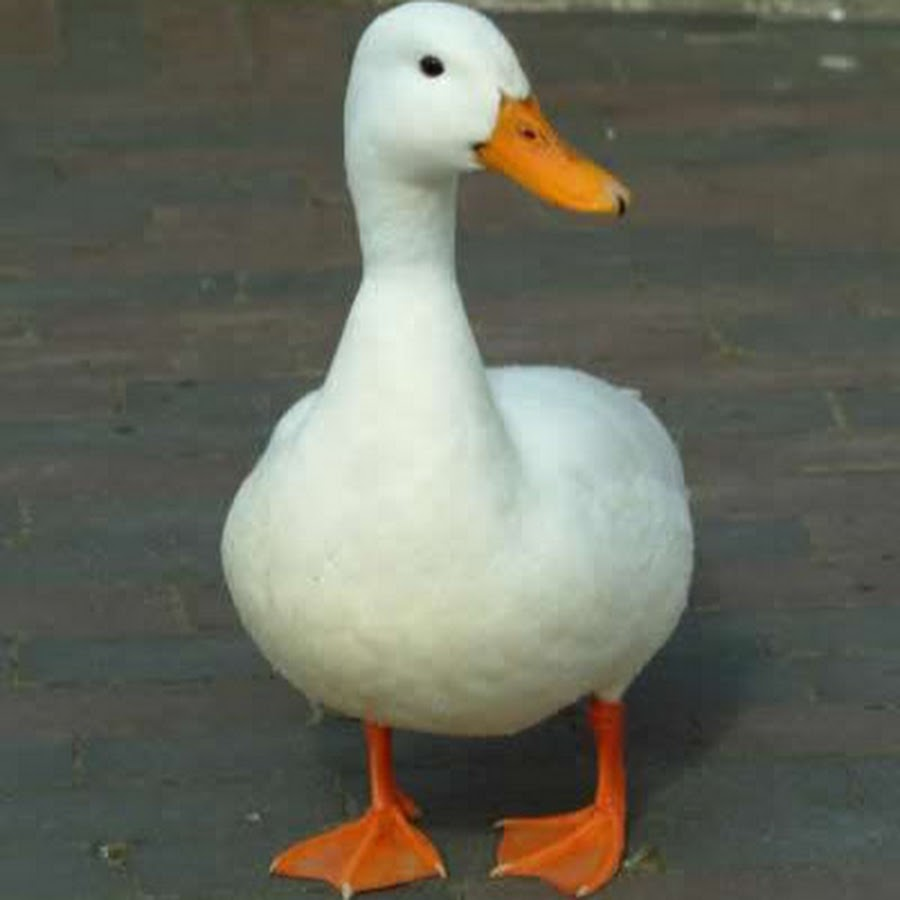
#> input picture lab 2/duck.jpg, 900 x 900 px
$ python negative.py
#> lines starting #> are read from the running program, lines starting #| are printed output that depends on the picture
import cv2

img = cv2.imread('duck.jpg')
#> img is the input picture: shape (900, 900, 3); mean B, G, R 93.6, 105.8, 104.6

gray = cv2.cvtColor(img, cv2.COLOR_BGR2GRAY)
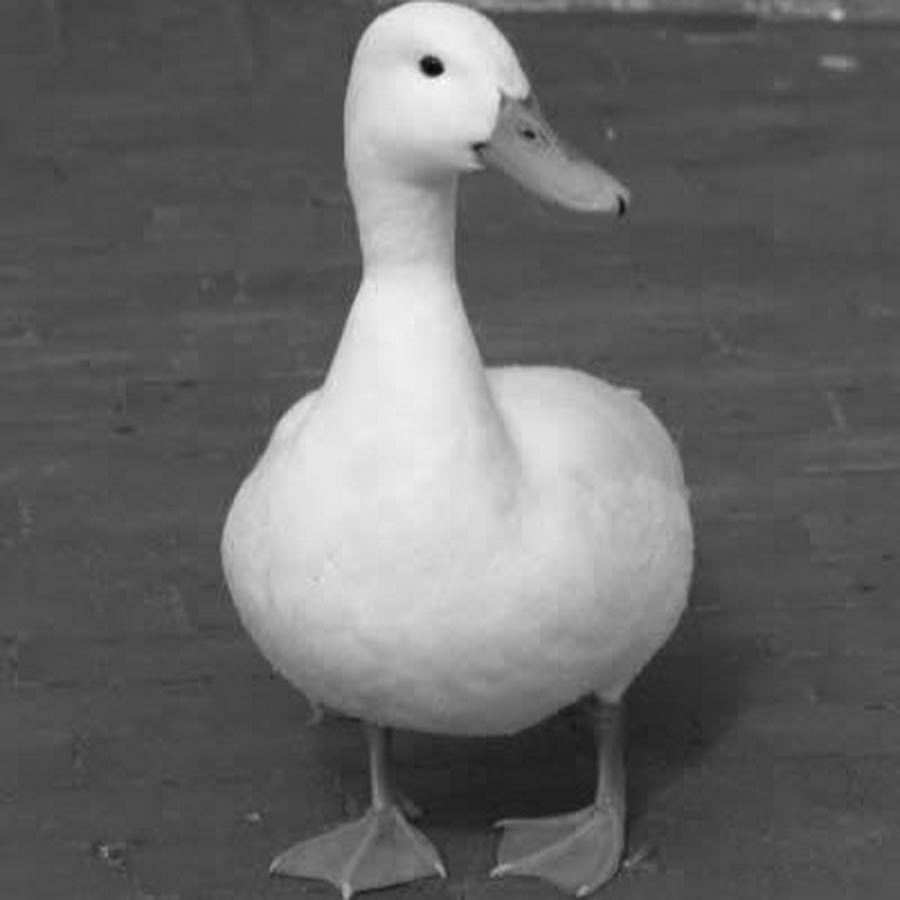
#> gray: shape (900, 900); min 8, max 252, mean 104.1

neg = cv2.bitwise_not(gray)
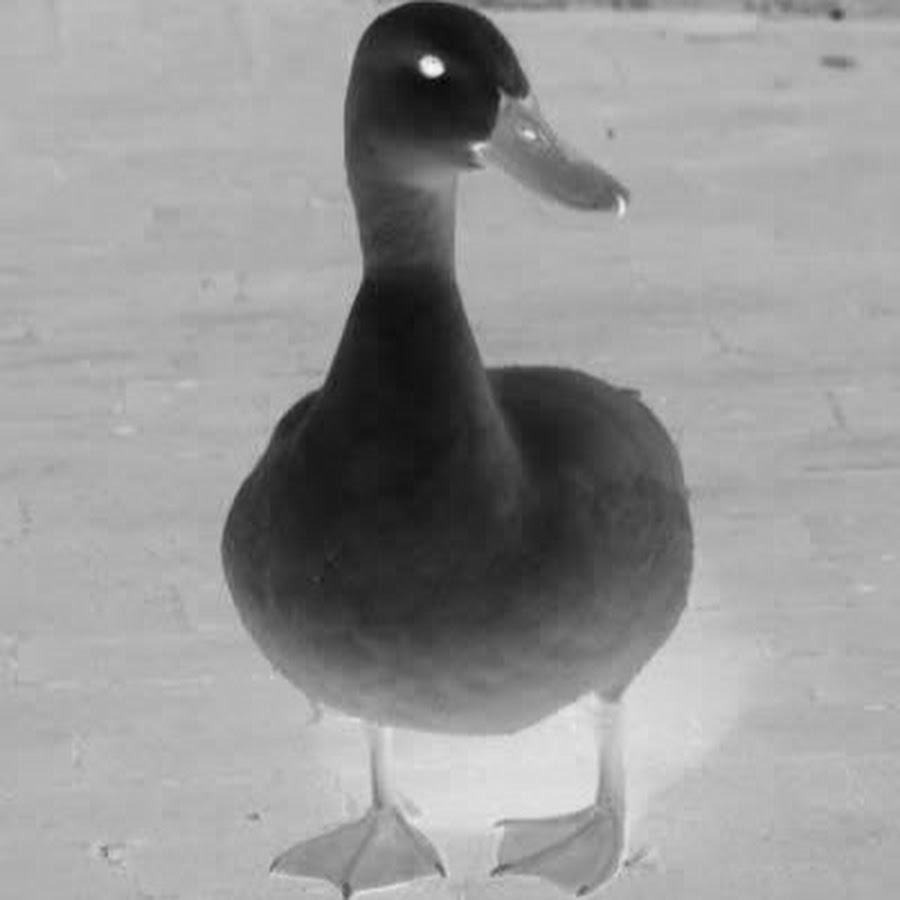
#> neg: shape (900, 900); min 3, max 247, mean 150.9

cv2.imshow('Input Image', img)
cv2.imshow('Negative Image', neg)

key = cv2.waitKey(0)
#> (key Esc is pressed here)

if key == ord('s'):
    cv2.imwrite('negative_image.jpg', neg)

cv2.destroyAllWindows()
